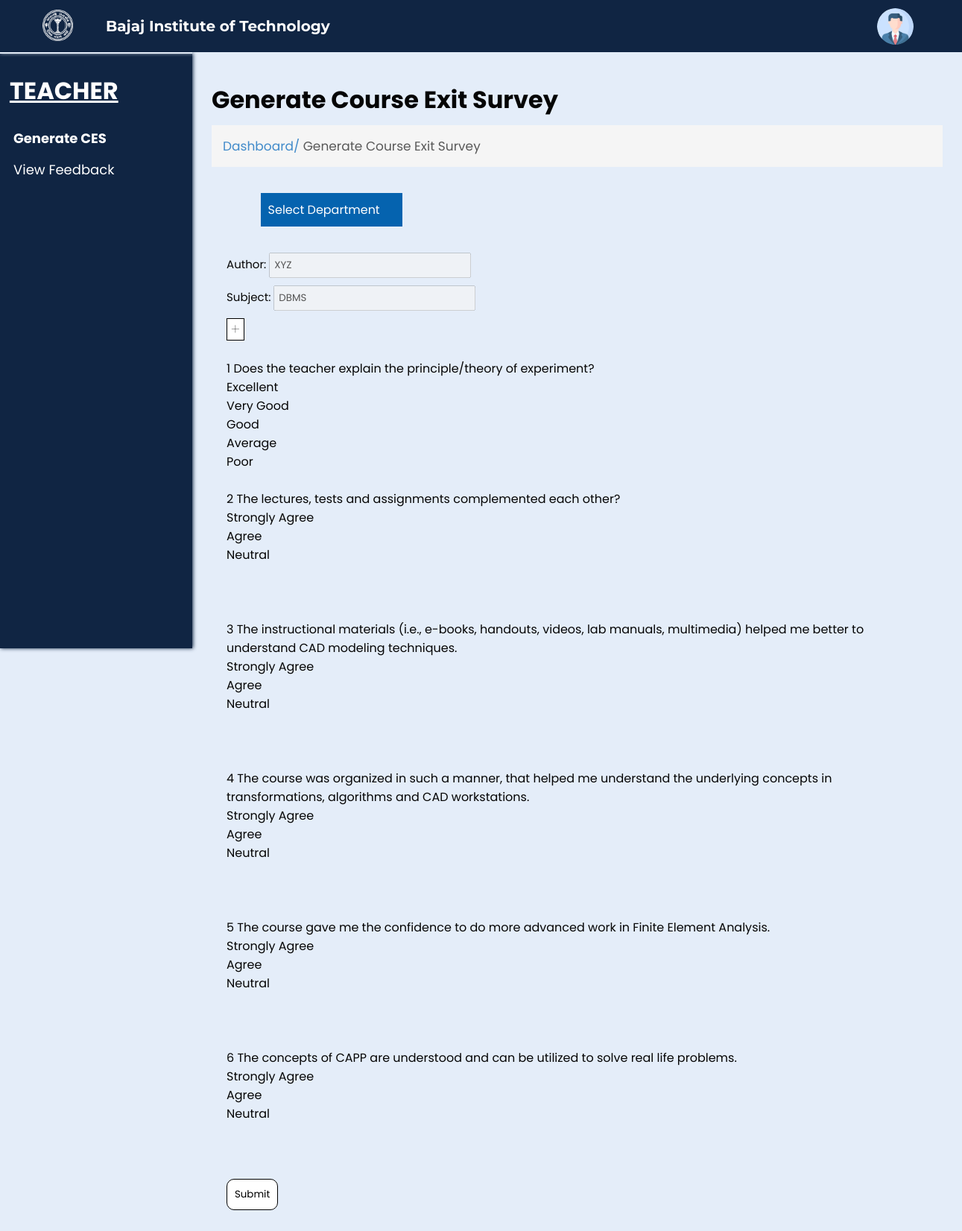
/generatefeedback.php, run on an earlier commit of the app's database.
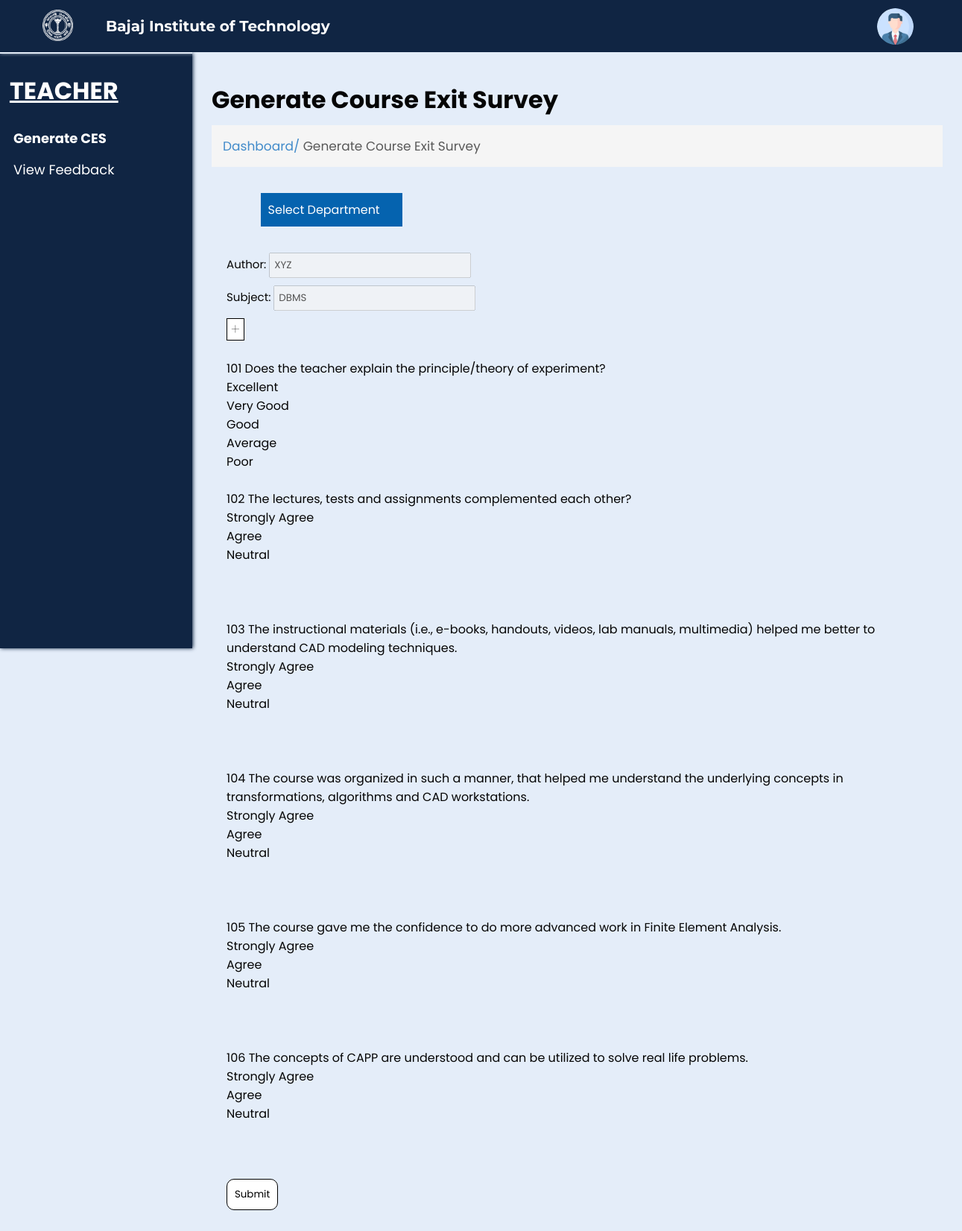
And on a later commit of the database.
### tables this page shows
CREATE TABLE `questions` (
  `questionid` int(100) NOT NULL,
  `question` text NOT NULL,
  `questiontype` text NOT NULL,
  `option1` text NOT NULL,
  `mark1` int(10) DEFAULT 10,
  `option2` text NOT NULL,
  `mark2` int(10) NOT NULL DEFAULT 8,
  `option3` text NOT NULL,
  `mark3` int(10) NOT NULL DEFAULT 5,
  `option4` text NOT NULL,
  `mark4` int(10) NOT NULL DEFAULT 3,
  `option5` text NOT NULL,
  `mark5` int(10) NOT NULL DEFAULT 1
);

### generatefeedback.php (the view, shortened to what this page needs)
<?php
include('connect.php');
$query = "select * from questions";
$result = mysqli_query($conn, $query);
?>
<!DOCTYPE html>
<html lang="en">
<head>
    <link rel="stylesheet" href="css/generate.css?v=<?php echo time(); ?>">
    <link rel="stylesheet" href="css/common.css?v=<?php echo time(); ?>">
</head>
<body>
    <div class="nav">
        <div class="img">
            <img id="img" src="images/bitlogo_transparent.png" alt="BIT Logo">
        </div>
        <h2 id="heading">Bajaj Institute of Technology</h2>
        <div class="links" id="links">
            <img src="images/user.png" alt="User" width="7%" style="border-radius: 50%;">
        </div>
    </div>
    <div class="spaces"></div>
    <div class="main">
        <div class="left">
            <h1>TEACHER</h1>
            <ul>
                <li class="active"><a href="generatefeedback.php">Generate CES</a></li>
                <li><a href="viewfeedback.php">View Feedback</a></li>
            </ul>
        </div>
        <div class="right">
            <h1>Generate Course Exit Survey</h1>
            <p>Dashboard/<span> Generate Course Exit Survey</span></p>
            <form action="create_feedback.php" method="POST">
                <div class="options">
                    <div class="option" id="option1">
                        <input type="text" class="content" id="dropdown1" name="dept" value="Select Department">
                    </div>
                </div>
                <div class="questions" id="questions">
                    <div class="subject_div">
                        <p class="author">Author: <input type="text" class="auth" name="author" value="XYZ" disabled></p>
                        <p class="subject">Subject: <input type="text" class="sub" name="sub" value="DBMS" disabled></p>
                    </div>
                    <a class="add" onclick="login()">+</a>
                    <br>
                    <br>
                    <?php
                    while ($row = mysqli_fetch_assoc($result)) {
                    ?>
                        <?php echo $row['questionid']; ?> <?php echo $row['question']; ?><br>
                        <?php echo $row['option1']; ?><br>
                        <?php echo $row['option2']; ?><br>
                        <?php echo $row['option3']; ?><br>
                        <?php echo $row['option4']; ?><br>
                        <?php echo $row['option5']; ?> <br>
                        <br>
                    <?php
                    }
                    ?>
                    <input type="submit" value="Submit" name="submit1" class="submit">
                </div>
            </form>
        </div>
    </div>
</body>
</html>

What changed in the data, as far as the page shows it:
removed questions: questionid "1", question "Does the teacher explain the principle/theory of experiment?", option1 "Excellent", option2 "Very Good", option3 "Good", option4 "Average", option5 "Poor"
removed questions: questionid "2", question "The lectures, tests and assignments complemented each other?", option1 "Strongly Agree", option2 "Agree", option3 "Neutral"
removed questions: questionid "3", question "The instructional materials (i.e., e-books, handouts, videos, lab manuals, multimedia) helped me better to understand CAD modeling techniques.", option1 "Strongly Agree", option2 "Agree", option3 "Neutral"
removed questions: questionid "4", question "The course was organized in such a manner, that helped me understand the underlying concepts in transformations, algorithms and CAD workstations.", option1 "Strongly Agree", option2 "Agree", option3 "Neutral"
removed questions: questionid "5", question "The course gave me the confidence to do more advanced work in Finite Element Analysis.", option1 "Strongly Agree", option2 "Agree", option3 "Neutral"
removed questions: questionid "6", question "The concepts of CAPP are understood and can be utilized to solve real life problems.", option1 "Strongly Agree", option2 "Agree", option3 "Neutral"
added questions: questionid "101", question "Does the teacher explain the principle/theory of experiment?", option1 "Excellent", option2 "Very Good", option3 "Good", option4 "Average", option5 "Poor"
added questions: questionid "102", question "The lectures, tests and assignments complemented each other?", option1 "Strongly Agree", option2 "Agree", option3 "Neutral"
added questions: questionid "103", question "The instructional materials (i.e., e-books, handouts, videos, lab manuals, multimedia) helped me better to understand CAD modeling techniques.", option1 "Strongly Agree", option2 "Agree", option3 "Neutral"
added questions: questionid "104", question "The course was organized in such a manner, that helped me understand the underlying concepts in transformations, algorithms and CAD workstations.", option1 "Strongly Agree", option2 "Agree", option3 "Neutral"
added questions: questionid "105", question "The course gave me the confidence to do more advanced work in Finite Element Analysis.", option1 "Strongly Agree", option2 "Agree", option3 "Neutral"
added questions: questionid "106", question "The concepts of CAPP are understood and can be utilized to solve real life problems.", option1 "Strongly Agree", option2 "Agree", option3 "Neutral"
